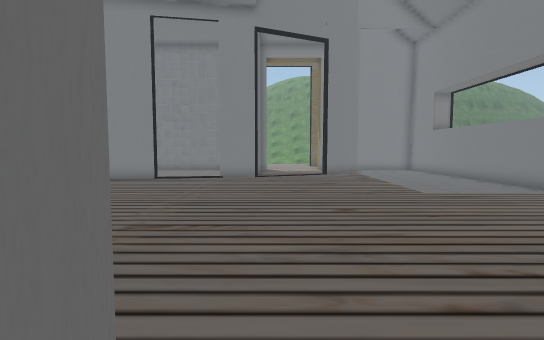
View 1 (above)

21 first-person views from a walk through a Unity game level. The camera is 1.3 m above the floor, tilts 4° down and sees 85° across. The floor is counted in squares, 1 m on a side. Each view is taken from the middle of a square. On the plan, view 1 faces up. The plan holds only what a view shows up to about 14 squares ahead; the rest is blank. The place goes on beyond the plan. The player character is not drawn. Some surface patterns are stand-ins.

View 2
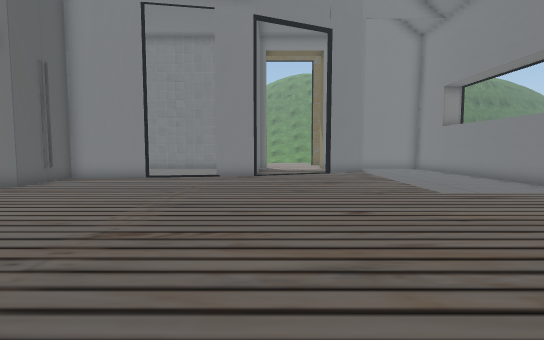

View 3
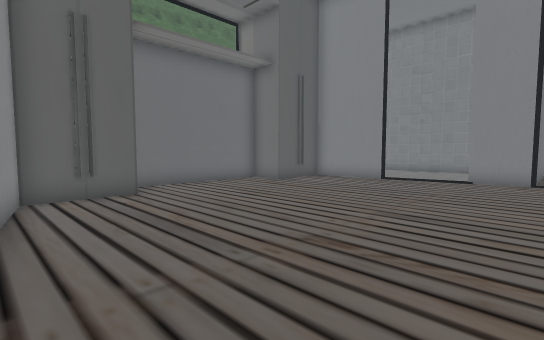

View 4
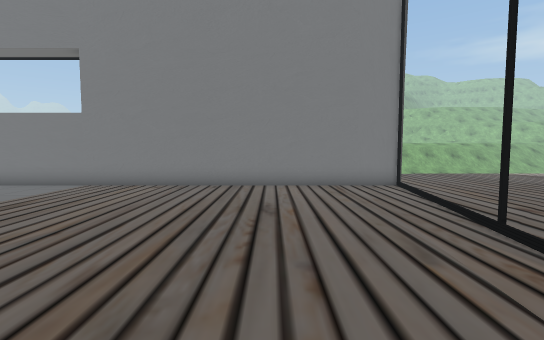

View 5
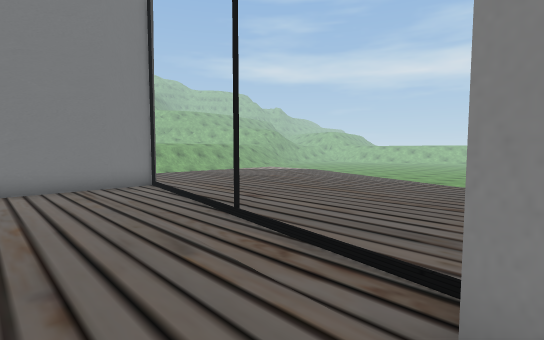

View 6
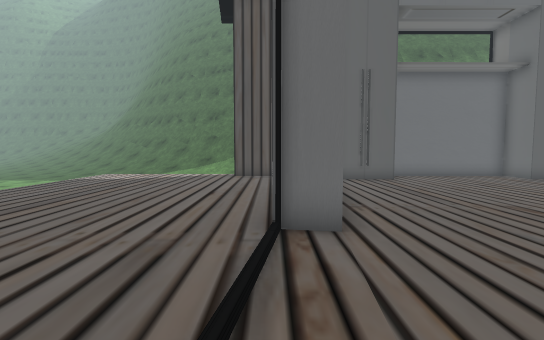

View 7
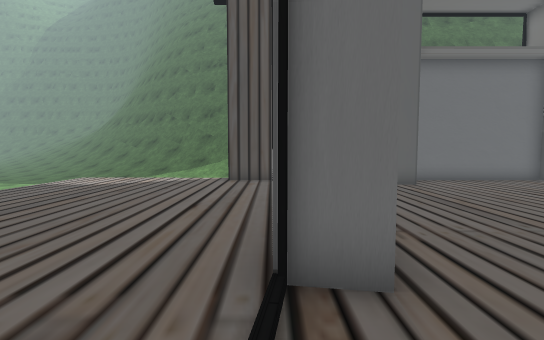

View 8
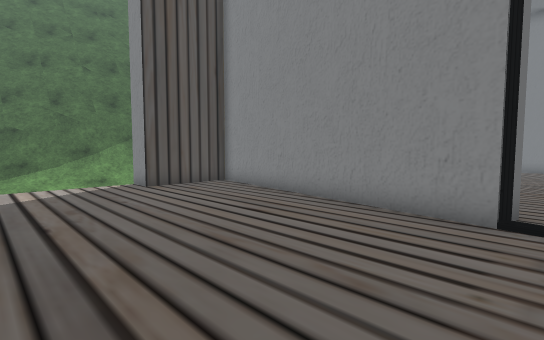

View 9
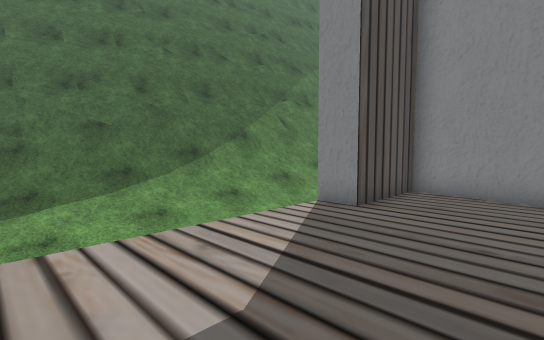

View 10
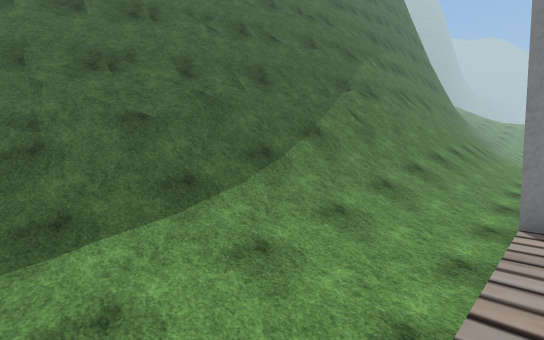

View 11
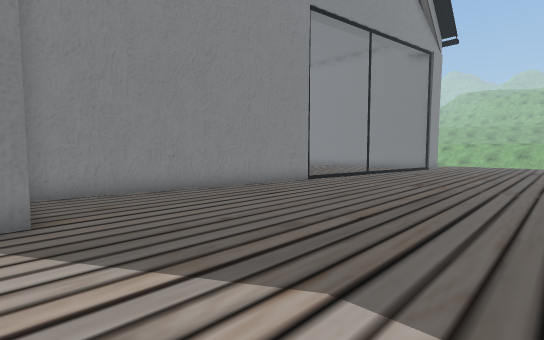

View 12
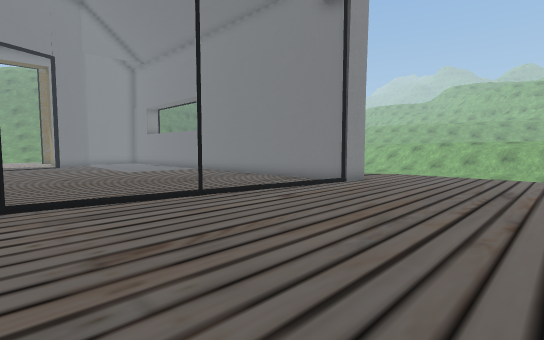

View 13
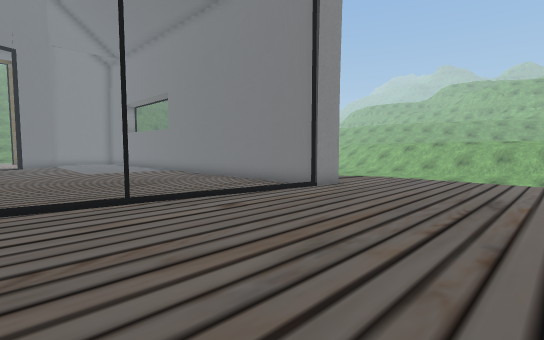

View 14
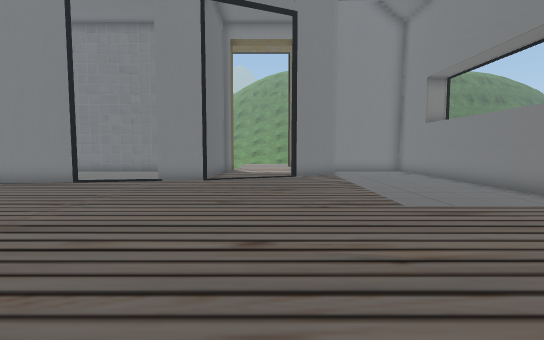

View 15
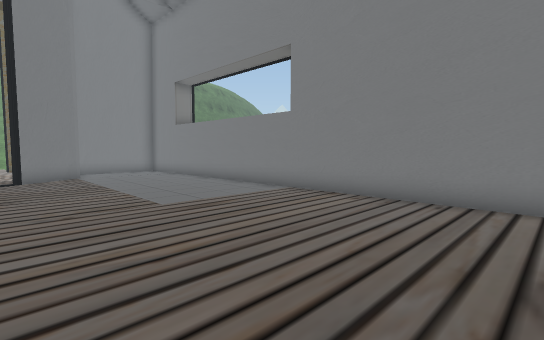

View 16
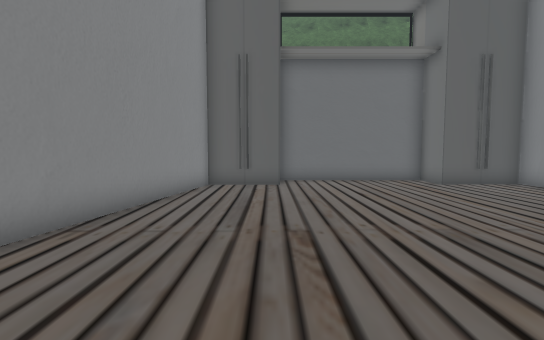

View 17
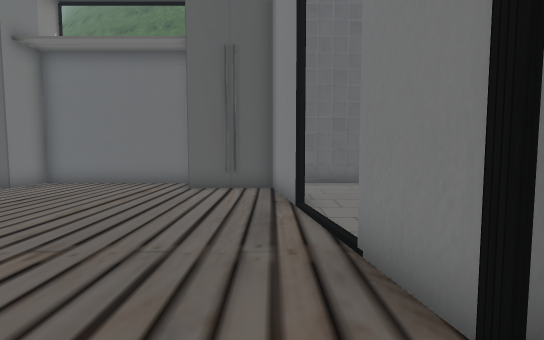

View 18
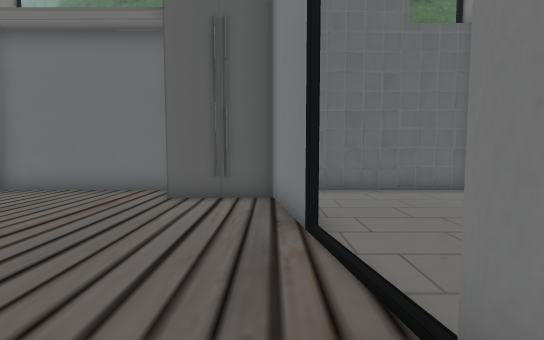

View 19
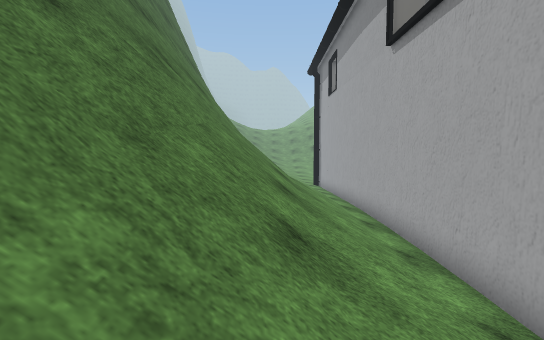

View 20
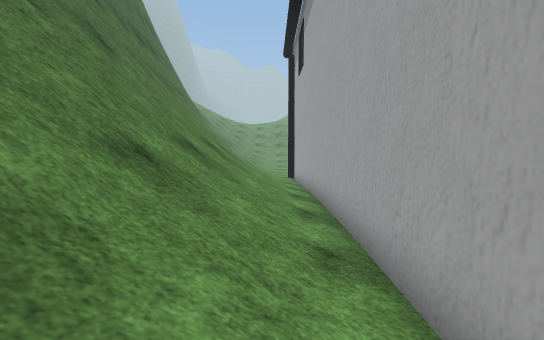

View 21
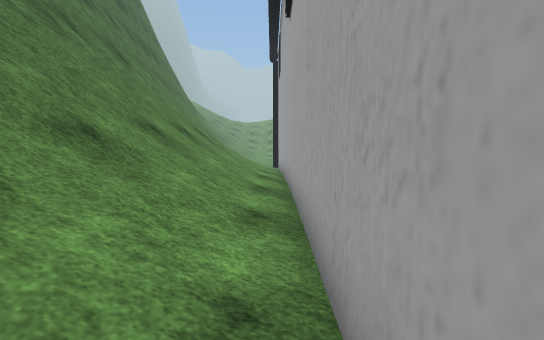

### Floor plan
Key: @ floor where view 1 was taken; # wall or solid block; . main floor; : floor 0.25 m higher than the main floor; - floor 0.5 m lower than the main floor; _ floor 0.75 m lower than the main floor; / step, stairs or slope; = window, fence, low wall or low ledge; ^ raised ledge; v drop or lower ground.
Columns run from 23 left of view 1 to 14 right of it. Each row starts with its distance up from view 1.
 17       #/////#........ #.  ##:::..#
 16       #/////#........ #.....:::..#
 15       #/////#......:.##.....:::..#
 14       #/////######...............#
 13       #/////# #..................#
 12       #/////# ^..................#
 11       #/////###..................#
 10       #/////#....................#
  9       #/////#....................#
  8       #/////#....................#
  7       #/////#....................#
  6      ##/////#....................#
  5      ##/////###..................#
  4     ##=/////###..................#
  3     #=//////###..................#
  2     #=//////##^^####.............#
  1     #=/////-#.#####^###..........#
  0    ###/////-#.......###@//.......#
 -1    ##//////-#..............#////.##..
 -2   ##///////_v.........................
 -3   #==//////_..........................
 -4  ###///////_..........................
 -5  ##////////_..........................
 -6 ##////////_ ..........................
 -7 #==//////_  ..........................
 -8   ///////_  .........................
 -9                                    ..

Where each view was taken, in squares from view 1:
view 1: 0 up, 0 right, facing up
view 2: 1 up, 0 right, facing up
view 3: 2 up, 0 right, facing up-left
view 4: 3 up, 1 left, facing right
view 5: 3 up, 1 left, facing down-right
view 6: 0 up, 4 right, facing left
view 7: 0 up, 2 right, facing left
view 8: 6 down, 0 right, facing up-left
view 9: 8 down, 7 left, facing up-left
view 10: 8 down, 11 left, facing up-left
view 11: 8 down, 11 left, facing up-right
view 12: 8 down, 1 left, facing up-right
view 13: 8 down, 1 right, facing up-right
view 14: 3 up, 2 right, facing up
view 15: 3 up, 2 right, facing up-right
view 16: 5 up, 2 right, facing left
view 17: 14 up, 1 right, facing left
view 18: 14 up, 1 left, facing left
view 19: 2 up, 15 left, facing up
view 20: 4 up, 13 left, facing up
view 21: 1 up, 12 left, facing up
